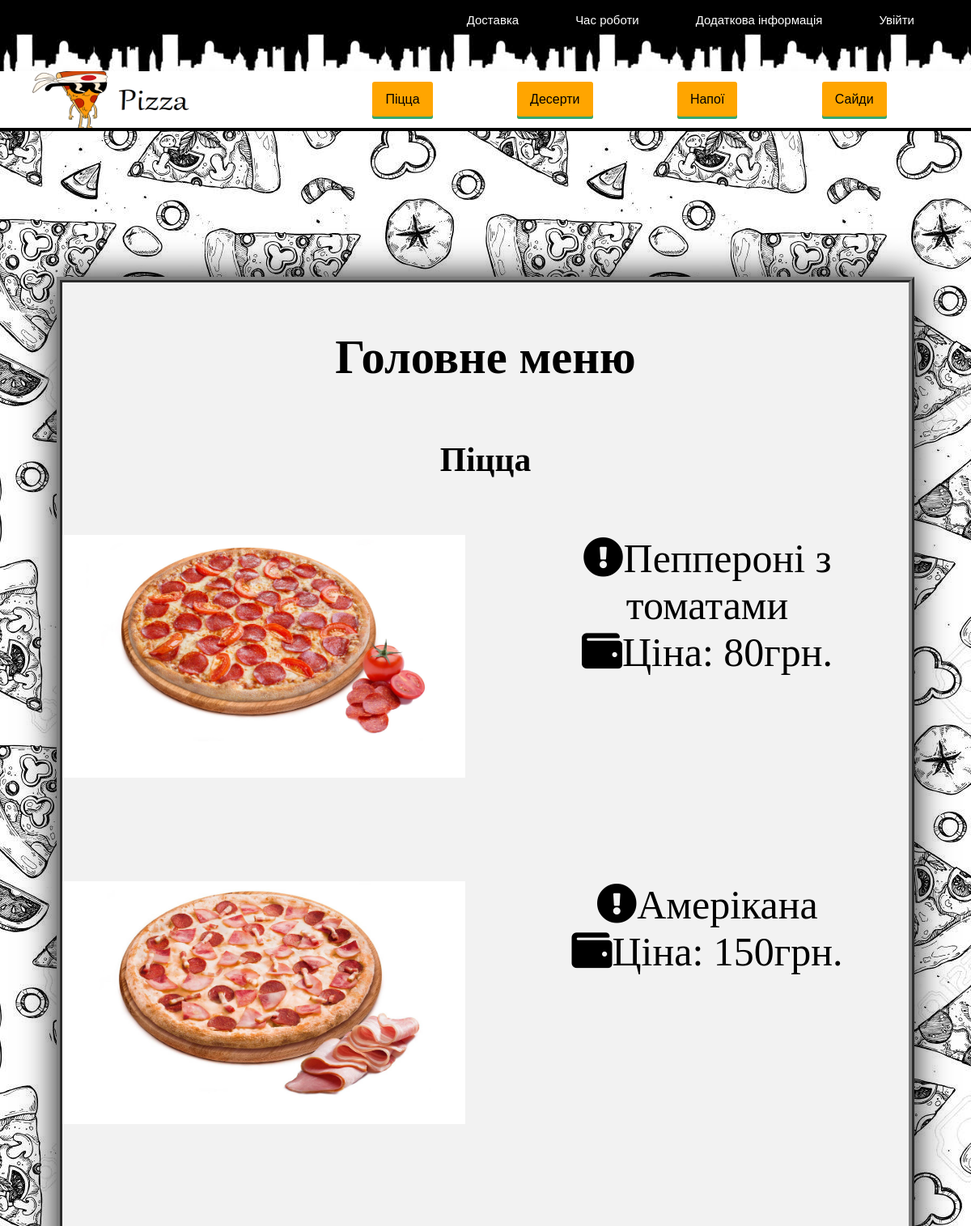
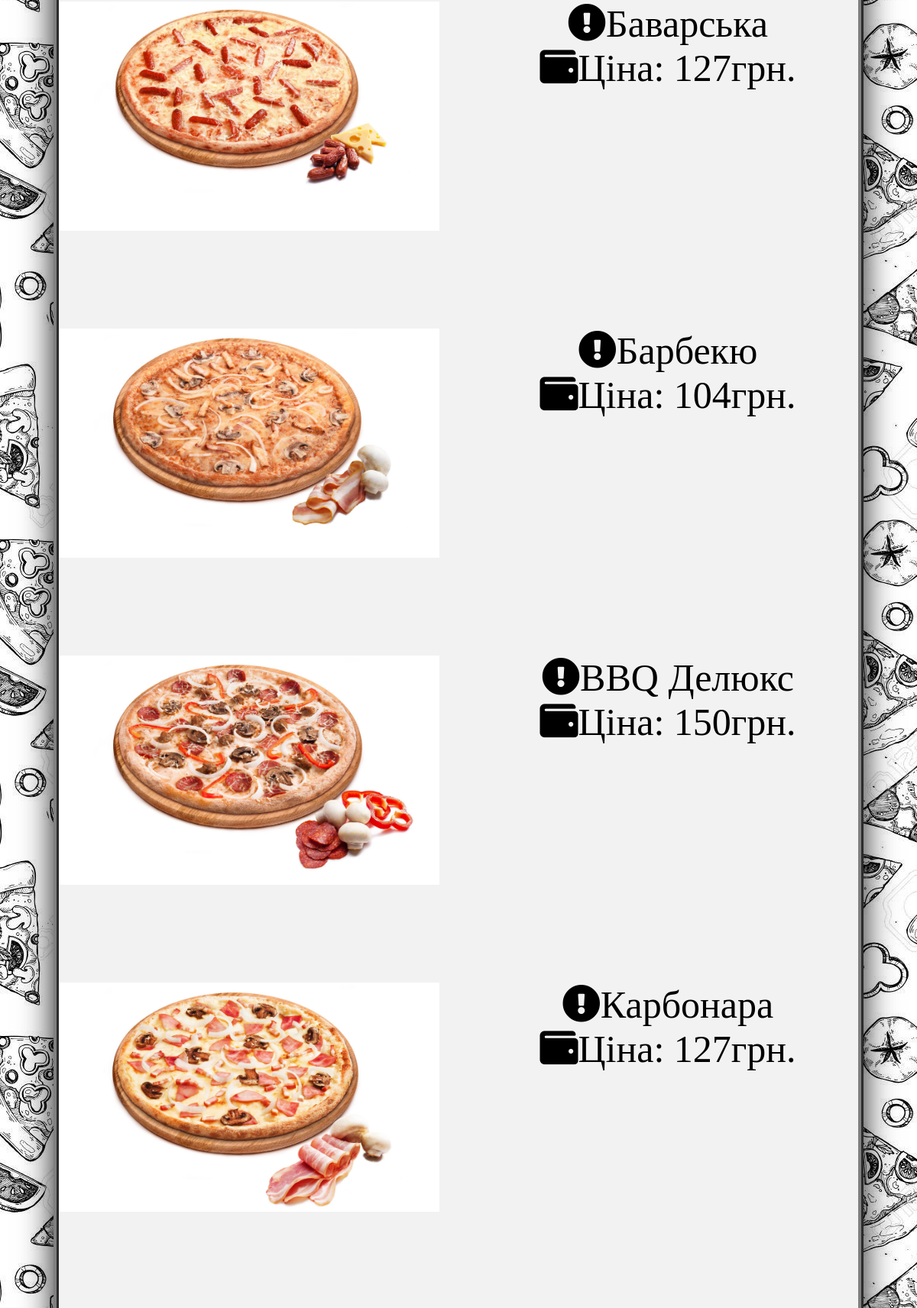
The page / (upper part) on the database its author committed (2 pictures, top to bottom).
### tables this page shows
CREATE TABLE `Products` (
  `id_product` int(11) NOT NULL,
  `id_type_product` int(11) NOT NULL,
  `name_product` varchar(35) NOT NULL,
  `price` int(8) NOT NULL,
  `photo` varchar(20) NOT NULL
);

### index.php (the view, shortened to what this page needs)
<!DOCTYPE html>
<html lang="en">
<head>
    <link rel="stylesheet" href="css/css.css">
    <link rel="stylesheet" href="https://use.fontawesome.com/releases/v5.0.13/css/all.css">
<link rel="stylesheet" href="css/bootstrap-grid.css">
</head>
<header>
<nav id="navigation_menu">
    <ul class="menu" >
        <li >
             <a href="login.php" id="log" >Вхід</a> </li>
        <li>
            <a href="index.php">Додаткова інформація</a>
        </li>
        <li>
            <a href="index.php" >Час роботи</a>
        </li>
        <li >
            <a href="index.php" >Доставка</a>
        </li>
    </ul>
    <div class="logo"></div>
    </nav>
    <nav class="product_line">
<ul class="product_menu">
    <img src="/pictures/logo.png" class="pizza_men" >
        <li>
            <a href="#sides" class=" button ">Сайди</a>
        </li>
        <li>
            <a href="#drinks" class=" button ">Напої</a>
        </li>
        <li>
            <a href="#desserts" class=" button ">Десерти</a>
        </li>
        <li>
          <a href="#pizza" class=" button ">Піцца</a>
        </li>
    </ul>
    </nav>
</header>
<body>
<section class="product_list">
    <div>
    <p><h3>Головне меню</h3> </p>
    <h5 id="pizza">Піцца</h5>
    <?php
    if($_SESSION['entr']==on){
    }else {
        $query=mysql_query("SELECT * FROM products WHERE id_type_product=1") or die (mysql_error());
    while($row=mysql_fetch_assoc($query)){
echo "<div class='parallax-bg number'>";
echo "<div class='dws-wrapper'>
     <a href='index.php?id=".$row['id_product']."&action=add'><img src='pictures/".$row['photo']."'  class='number_photo'>
    <div class='dws-text'>
        Додати до замовлення
        </div>
        </a>
        </div>
        <p><i class='fas fa-exclamation-circle'></i>".$row['name_product']."<br>
        <i class='fas fa-wallet'></i>Ціна: ".$row['price']."грн.
        </p>
    </div><br><br>";
    }
    }
    ?>
    <?php
    if($_SESSION['entr']==on){
    }else {
        $query=mysql_query("SELECT * FROM products WHERE id_type_product=2") or die (mysql_error());
    while($row=mysql_fetch_assoc($query)){
echo "<div class='parallax-bg number'>";
echo "<div class='dws-wrapper'>
     <a href='index.php?id=".$row['id_product']."&action=add'><img src='pictures/".$row['photo']."'  class='number_photo'>
    <div class='dws-text'>
        Додати до замовлення
        </div>
        </a>
        </div>
         <p><i class='fas fa-exclamation-circle'></i>".$row['name_product']."<br>
        <i class='fas fa-wallet'></i>Ціна: ".$row['price']."грн.
        </p>
    </div><br><br>";
    }
    }
    ?>
    <?php
    if($_SESSION['entr']==on){
    }else {
        $query=mysql_query("SELECT * FROM products WHERE id_type_product=3") or die (mysql_error());
    while($row=mysql_fetch_assoc($query)){
echo "<div class='parallax-bg number'>";
echo "<div class='dws-wrapper'>
     <a href='index.php?id=".$row['id_product']."&action=add'><img src='pictures/".$row['photo']."'  class='number_photo'>
    <div class='dws-text'>
        Додати до замовлення
        </div>
        </a>
        </div>
         <p><i class='fas fa-exclamation-circle'></i>".$row['name_product']."<br>
        <i class='fas fa-wallet'></i>Ціна: ".$row['price']."грн.
        </p>
    </div><br><br>";
    }
    }
    ?>
    <?php
    if($_SESSION['entr']==on){
    }else {
        $query=mysql_query("SELECT * FROM products WHERE id_type_product=4") or die (mysql_error());
    while($row=mysql_fetch_assoc($query)){
echo "<div class='parallax-bg number'>";
echo "<div class='dws-wrapper'>
     <a href='index.php?id=".$row['id_product']."&action=add'><img src='pictures/".$row['photo']."'  class='number_photo'>
    <div class='dws-text'>
        Додати до замовлення
        </div>
        </a>
        </div>
         <p><i class='fas fa-exclamation-circle'></i>".$row['name_product']."<br>
        <i class='fas fa-wallet'></i>Ціна: ".$row['price']."грн.
        </p>
    </div><br><br>";
    }
    }
    ?>
</div>
</section>
</body>
</html>

### css/css.css (style rules this page uses)
.menu li { float: right; display: block; margin-right: 70px; }
.menu a { color : white; text-decoration: none; font-size: 15px; }
#navigation_menu { overflow: hidden; background-color: black; width: 100%; height: 88px; }
.pizza_men { margin-top:-18px; width: 200px; height: 75px; }
.logo { background-image: url(/pictures/citie.png); height: 80px; }
body { background-image: url(/images/Main_bg.jpg); padding: 0; margin: 0; font-family: Arial; height: auto; }
.product_line { border-bottom-style:solid; border-bottom-width: 4px; position: relative; overflow: hidden; background-color: white; height: 74px; }
.product_menu a { color : black; text-decoration: none; font-size: 16px; }
.product_menu li { margin-top: 10px; float: right; display: block; margin-right: 9%; }
.product_list { border: 7px ridge grey ; box-shadow: 0 0 40px rgba(0,0,0,0.9); margin-top: 180px; margin-right: 70px; margin-left: 70px; margin-bottom: 70px; color: black; font-size: 50px; font-family: cursive; height: 100%; background-color: rgb(242, 242, 242); }
.product_list p { text-align: center; }
a.button { font-weight: 100; color: black; text-decoration: none; padding: .8em 1em calc(.8em + 3px); border-radius: 3px; background: orange; box-shadow: 0 -3px rgb(53,167,110) inset; transition: 0.2s; }
h3,h5 { text-align: center; }
.dws-wrapper { position: relative; overflow: hidden; z-index:1; }
.dws-wrapper a { display: block; color: #fff; text-decoration: none; }
.dws-wrapper a img { width: 100%; }
.dws-wrapper a:before, .dws-wrapper a:after { content: ''; position: absolute; width: 200%; height: 200%; transition: .5s ease-in-out; mix-blend-mode: darken; }
.dws-wrapper a:before { right: 0; bottom: -100%; background: rgba(230, 12, 50, 0.8); transform: skew(-45deg) translateX(100%); }
.dws-wrapper a:after { left: 0; top: -100%; background: rgba(11, 72, 174, 0.8); transform: skew(135deg) translateX(-100%); }
.number_photo { height:300px; width:300px; -webkit-transition: all 0.3s ease;; -moz-transition: all 0.3s ease;; -o-transition: all 0.3s ease;; transition: all 0.3s ease; }
.number { z-index:2; columns:2; }

### rows shown on the page
products: photo (picture), name_product "Пеппероні з томатами", price "80"
products: photo (picture), name_product "Амерікана", price "150"
products: photo (picture), name_product "Баварська", price "127"
products: photo (picture), name_product "Барбекю", price "104"
products: photo (picture), name_product "BBQ Делюкс", price "150"
products: photo (picture), name_product "Карбонара", price "127"
